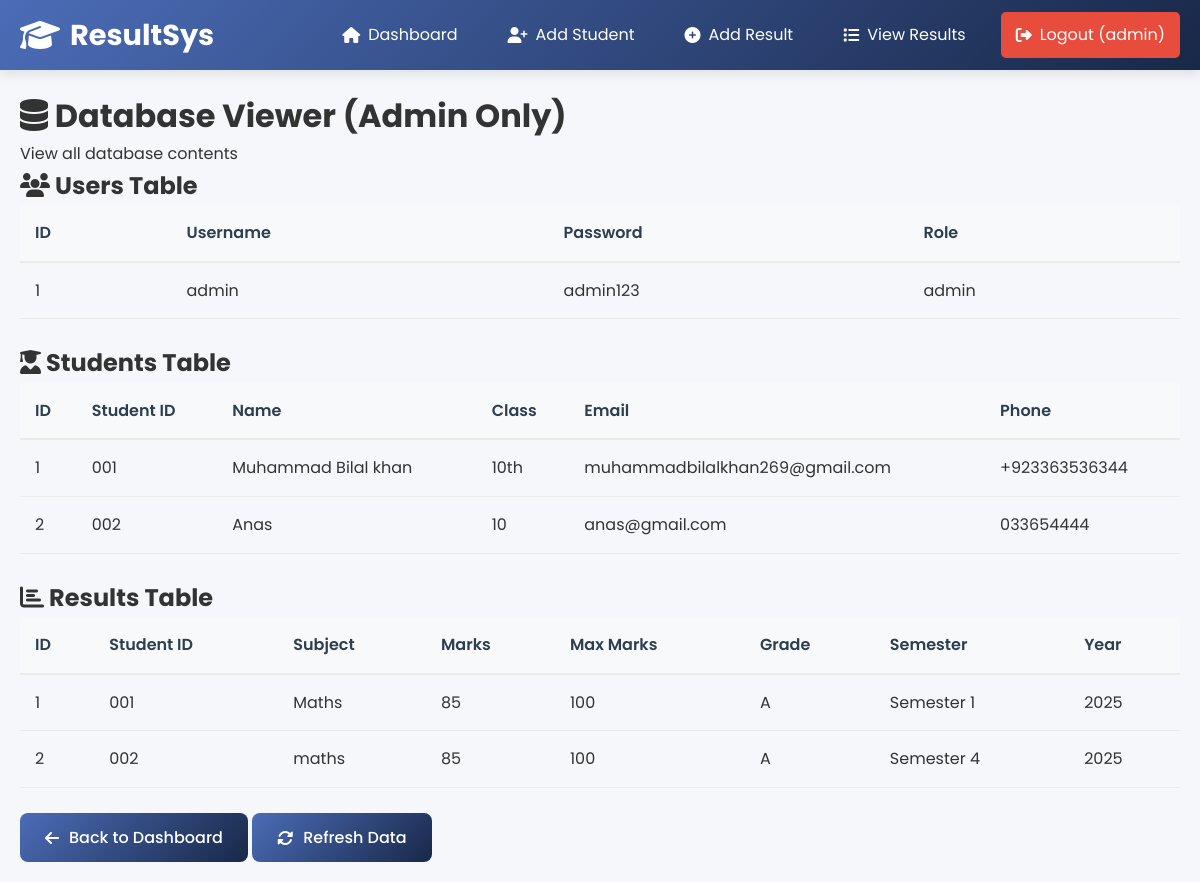
The page /admin/view_data (signed in) on the database its author committed.
### tables this page shows
CREATE TABLE users (
            id INTEGER PRIMARY KEY AUTOINCREMENT,
            username TEXT UNIQUE NOT NULL,
            password TEXT NOT NULL,
            role TEXT NOT NULL DEFAULT 'teacher'
        );

CREATE TABLE students (
            id INTEGER PRIMARY KEY AUTOINCREMENT,
            student_id TEXT UNIQUE NOT NULL,
            name TEXT NOT NULL,
            class TEXT NOT NULL,
            email TEXT,
            phone TEXT
        );

CREATE TABLE results (
            id INTEGER PRIMARY KEY AUTOINCREMENT,
            student_id TEXT NOT NULL,
            subject TEXT NOT NULL,
            marks INTEGER NOT NULL,
            max_marks INTEGER NOT NULL DEFAULT 100,
            grade TEXT,
            semester TEXT,
            year INTEGER,
            FOREIGN KEY (student_id) REFERENCES students (student_id)
        );

### app.py (the view)
@app.route('/admin/view_data')
def admin_view_data():
    if 'user_id' not in session or session.get('role') != 'admin':
        flash('Access denied! Admin only.', 'danger')
        return redirect(url_for('login'))
    conn = get_db_connection()
    users = conn.execute('SELECT * FROM users').fetchall()
    students = conn.execute('SELECT * FROM students').fetchall()
    results = conn.execute('SELECT * FROM results').fetchall()
    conn.close()
    return render_template('admin_data.html',
                         users=users,
                         students=students,
                         results=results)

### app.py (called while the page is built)
def get_db_connection():
    conn = sqlite3.connect(DATABASE)
    conn.row_factory = sqlite3.Row
    return conn

### templates/admin_data.html (shortened to what this page needs)
{% extends "base.html" %}
{% block content %}
<div class="admin-container">
    <div class="admin-header">
        <h1><i class="fas fa-database"></i> Database Viewer (Admin Only)</h1>
        <p>View all database contents</p>
    </div>
    <div class="data-section">
        <h2><i class="fas fa-users"></i> Users Table</h2>
        {% if users %}
        <div class="table-responsive">
            <table>
                <thead>
                    <tr>
                        <th>ID</th>
                        <th>Username</th>
                        <th>Password</th>
                        <th>Role</th>
                    </tr>
                </thead>
                <tbody>
                    {% for user in users %}
                    <tr>
                        <td>{{ user.id }}</td>
                        <td>{{ user.username }}</td>
                        <td>{{ user.password }}</td>
                        <td>{{ user.role }}</td>
                    </tr>
                    {% endfor %}
                </tbody>
            </table>
        </div>
        {% else %}
        <p class="no-data">No users found</p>
        {% endif %}
    </div>
    <div class="data-section">
        <h2><i class="fas fa-user-graduate"></i> Students Table</h2>
        {% if students %}
        <div class="table-responsive">
            <table>
                <thead>
                    <tr>
                        <th>ID</th>
                        <th>Student ID</th>
                        <th>Name</th>
                        <th>Class</th>
                        <th>Email</th>
                        <th>Phone</th>
                    </tr>
                </thead>
                <tbody>
                    {% for student in students %}
                    <tr>
                        <td>{{ student.id }}</td>
                        <td>{{ student.student_id }}</td>
                        <td>{{ student.name }}</td>
                        <td>{{ student.class }}</td>
                        <td>{{ student.email }}</td>
                        <td>{{ student.phone }}</td>
                    </tr>
                    {% endfor %}
                </tbody>
            </table>
        </div>
        {% else %}
        <p class="no-data">No students found</p>
        {% endif %}
    </div>
    <div class="data-section">
        <h2><i class="fas fa-chart-bar"></i> Results Table</h2>
        {% if results %}
        <div class="table-responsive">
            <table>
                <thead>
                    <tr>
                        <th>ID</th>
                        <th>Student ID</th>
                        <th>Subject</th>
                        <th>Marks</th>
                        <th>Max Marks</th>
                        <th>Grade</th>
                        <th>Semester</th>
                        <th>Year</th>
                    </tr>
                </thead>
                <tbody>
                    {% for result in results %}
                    <tr>
                        <td>{{ result.id }}</td>
                        <td>{{ result.student_id }}</td>
                        <td>{{ result.subject }}</td>
                        <td>{{ result.marks }}</td>
                        <td>{{ result.max_marks }}</td>
                        <td>{{ result.grade }}</td>
                        <td>{{ result.semester }}</td>
                        <td>{{ result.year }}</td>
                    </tr>
                    {% endfor %}
                </tbody>
            </table>
        </div>
        {% else %}
        <p class="no-data">No results found</p>
        {% endif %}
    </div>
    <div class="admin-actions">
        <a href="{{ url_for('dashboard') }}" class="btn-action">
            <i class="fas fa-arrow-left"></i> Back to Dashboard
        </a>
        <a href="{{ url_for('admin_view_data') }}" class="btn-action">
            <i class="fas fa-sync-alt"></i> Refresh Data
        </a>
    </div>
</div>
{% endblock %}

### templates/base.html (shortened to what this page needs)
<!DOCTYPE html>
<html lang="en">
<head>
    <link rel="stylesheet" href="{{ url_for('static', filename='css/style.css') }}">
    <link rel="stylesheet" href="https://cdnjs.cloudflare.com/ajax/libs/font-awesome/6.4.0/css/all.min.css">
</head>
<body>
    {% if session.user_id and request.path != '/login' %}
    <nav class="navbar">
        <div class="nav-container">
            <div class="nav-brand">
                <i class="fas fa-graduation-cap"></i>
                <span>ResultSys</span>
            </div>
            <div class="nav-links">
                <a href="{{ url_for('dashboard') }}" {% if request.path == '/dashboard' %}class="active"{% endif %}>
                    <i class="fas fa-home"></i> Dashboard
                </a>
                <a href="{{ url_for('add_student') }}" {% if request.path == '/add_student' %}class="active"{% endif %}>
                    <i class="fas fa-user-plus"></i> Add Student
                </a>
                <a href="{{ url_for('add_result') }}" {% if request.path == '/add_result' %}class="active"{% endif %}>
                    <i class="fas fa-plus-circle"></i> Add Result
                </a>
                <a href="{{ url_for('view_results') }}" {% if request.path == '/view_results' %}class="active"{% endif %}>
                    <i class="fas fa-list"></i> View Results
                </a>
                <a href="{{ url_for('logout') }}" class="logout-btn">
                    <i class="fas fa-sign-out-alt"></i> Logout ({{ session.username }})
                </a>
            </div>
        </div>
    </nav>
    {% endif %}
    <main class="container">
        {% block content %}{% endblock %}
    </main>
</body>
</html>

### static/css/style.css (style rules this page uses)
* { margin: 0; padding: 0; box-sizing: border-box; }
body { font-family: 'Poppins', sans-serif; background-color: #f5f7fa; color: #333; line-height: 1.6; }
.container { max-width: 1200px; margin: 0 auto; padding: 20px; }
.navbar { background: linear-gradient(135deg, #4b6cb7 0%, #182848 100%); color: white; box-shadow: 0 4px 12px rgba(0, 0, 0, 0.1); position: sticky; top: 0; z-index: 1000; }
.nav-container { max-width: 1200px; margin: 0 auto; padding: 0 20px; display: flex; justify-content: space-between; align-items: center; height: 70px; }
.nav-brand { display: flex; align-items: center; font-size: 1.8rem; font-weight: 700; }
.nav-brand i { margin-right: 10px; font-size: 2rem; }
.nav-links { display: flex; gap: 20px; }
.nav-links a { color: white; text-decoration: none; padding: 10px 15px; border-radius: 5px; transition: all 0.3s ease; display: flex; align-items: center; gap: 8px; }
.nav-links a.logout-btn { background-color: #e74c3c; }
.table-responsive { overflow-x: auto; }
table { width: 100%; border-collapse: collapse; margin-bottom: 25px; }
table th { background-color: #f8f9fa; padding: 15px; text-align: left; font-weight: 600; color: #2c3e50; border-bottom: 2px solid #eaeaea; }
table td { padding: 15px; border-bottom: 1px solid #eaeaea; }
.btn-action { display: inline-flex; align-items: center; gap: 10px; padding: 12px 25px; background: linear-gradient(135deg, #4b6cb7 0%, #182848 100%); color: white; text-decoration: none; border-radius: 8px; font-weight: 500; transition: all 0.3s ease; }

### rows shown on the page
users: id "1", username "admin", password "admin123", role "admin"
students: id "1", student_id "001", name "Muhammad Bilal khan", class "10th", email "muhammadbilalkhan269@gmail.com", phone "+923363536344"
students: id "2", student_id "002", name "Anas", class "10", email "anas@gmail.com", phone "033654444"
results: id "1", student_id "001", subject "Maths", marks "85", max_marks "100", grade "A", semester "Semester 1", year "2025"
results: id "2", student_id "002", subject "maths", marks "85", max_marks "100", grade "A", semester "Semester 4", year "2025"

### other values the page prints
{{ session.username }} "admin"
